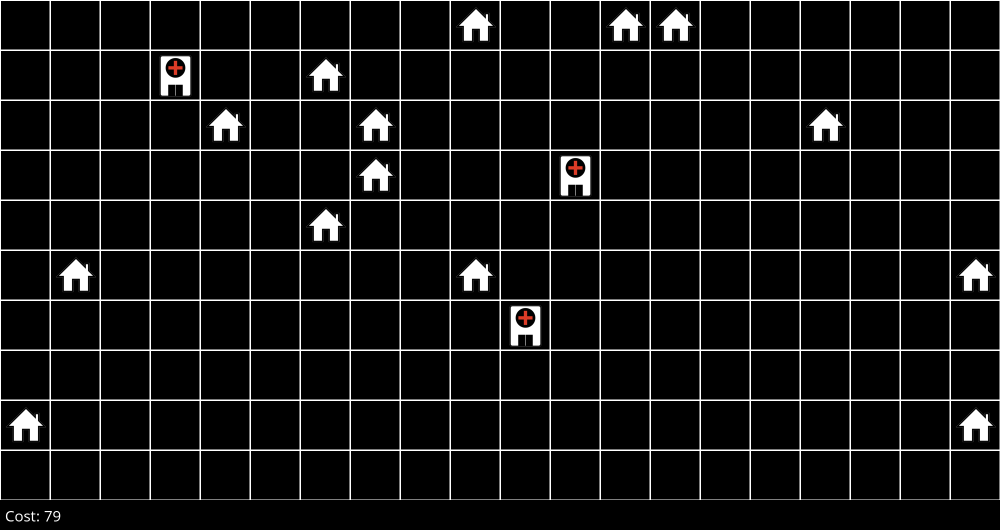
#> input picture lecture3-optimization/code/hospitals/hospitals000.png, 2000 x 1060 px, given in place of House.png, which was not available (shown at 1/2 size)
$ python hospitals.py
#> lines starting #> are read from the running program, lines starting #| are printed output that depends on the picture
import random


class Space():

    def __init__(self, height, width, num_hospitals):
        """Create a new state space with given dimensions."""
        self.height = height
        self.width = width
        self.num_hospitals = num_hospitals
        self.houses = set()
        self.hospitals = set()

    def add_house(self, row, col):
        """Add a house at a particular location in state space."""
        self.houses.add((row, col))

    def available_spaces(self):
        """Returns all cells not currently used by a house or hospital."""

        # Consider all possible cells
        candidates = set(
            (row, col)
            for row in range(self.height)
            for col in range(self.width)
        )

        # Remove all houses and hospitals
        for house in self.houses:
            candidates.remove(house)
        for hospital in self.hospitals:
            candidates.remove(hospital)
        return candidates

    def hill_climb(self, maximum=None, image_prefix=None, log=False):
        """Performs hill-climbing to find a solution."""
        count = 0

        # Start by initializing hospitals randomly
        self.hospitals = set()
        for i in range(self.num_hospitals):
            self.hospitals.add(random.choice(list(self.available_spaces())))
        if log:
            print("Initial state: cost", self.get_cost(self.hospitals))
        if image_prefix:
            self.output_image(f"{image_prefix}{str(count).zfill(3)}.png")

        # Continue until we reach maximum number of iterations
        while maximum is None or count < maximum:
            count += 1
            best_neighbors = []
            best_neighbor_cost = None

            # Consider all hospitals to move
            for hospital in self.hospitals:

                # Consider all neighbors for that hospital
                for replacement in self.get_neighbors(*hospital):

                    # Generate a neighboring set of hospitals
                    neighbor = self.hospitals.copy()
                    neighbor.remove(hospital)
                    neighbor.add(replacement)

                    # Check if neighbor is best so far
                    cost = self.get_cost(neighbor)
                    if best_neighbor_cost is None or cost < best_neighbor_cost:
                        best_neighbor_cost = cost
                        best_neighbors = [neighbor]
                    elif best_neighbor_cost == cost:
                        best_neighbors.append(neighbor)

            # None of the neighbors are better than the current state
            if best_neighbor_cost >= self.get_cost(self.hospitals):
                return self.hospitals

            # Move to a highest-valued neighbor
            else:
                if log:
                    print(f"Found better neighbor: cost {best_neighbor_cost}")
                self.hospitals = random.choice(best_neighbors)

            # Generate image
            if image_prefix:
                self.output_image(f"{image_prefix}{str(count).zfill(3)}.png")

    def random_restart(self, maximum, image_prefix=None, log=False):
        """Repeats hill-climbing multiple times."""
        best_hospitals = None
        best_cost = None

        # Repeat hill-climbing a fixed number of times
        for i in range(maximum):
            hospitals = self.hill_climb()
            cost = self.get_cost(hospitals)
            if best_cost is None or cost < best_cost:
                best_cost = cost
                best_hospitals = hospitals
                if log:
                    print(f"{i}: Found new best state: cost {cost}")
            else:
                if log:
                    print(f"{i}: Found state: cost {cost}")

            if image_prefix:
                self.output_image(f"{image_prefix}{str(i).zfill(3)}.png")

        return best_hospitals

    def get_cost(self, hospitals):
        """Calculates sum of distances from houses to nearest hospital."""
        cost = 0
        for house in self.houses:
            cost += min(
                abs(house[0] - hospital[0]) + abs(house[1] - hospital[1])
                for hospital in hospitals
            )
        return cost

    def get_neighbors(self, row, col):
        """Returns neighbors not already containing a house or hospital."""
        candidates = [
            (row - 1, col),
            (row + 1, col),
            (row, col - 1),
            (row, col + 1)
        ]
        neighbors = []
        for r, c in candidates:
            if (r, c) in self.houses or (r, c) in self.hospitals:
                continue
            if 0 <= r < self.height and 0 <= c < self.width:
                neighbors.append((r, c))
        return neighbors

    def output_image(self, filename):
        """Generates image with all houses and hospitals."""
        from PIL import Image, ImageDraw, ImageFont
        cell_size = 100
        cell_border = 2
        cost_size = 40
        padding = 10

        # Create a blank canvas
        img = Image.new(
            "RGBA",
            (self.width * cell_size,
             self.height * cell_size + cost_size + padding * 2),
            "white"
        )
        house = Image.open("assets/images/House.png").resize(
            (cell_size, cell_size)
        )
        hospital = Image.open("assets/images/Hospital.png").resize(
            (cell_size, cell_size)
        )
        font = ImageFont.truetype("assets/fonts/OpenSans-Regular.ttf", 30)
        draw = ImageDraw.Draw(img)

        for i in range(self.height):
            for j in range(self.width):

                # Draw cell
                rect = [
                    (j * cell_size + cell_border,
                     i * cell_size + cell_border),
                    ((j + 1) * cell_size - cell_border,
                     (i + 1) * cell_size - cell_border)
                ]
                draw.rectangle(rect, fill="black")

                if (i, j) in self.houses:
                    img.paste(house, rect[0], house)
                if (i, j) in self.hospitals:
                    img.paste(hospital, rect[0], hospital)

        # Add cost
        draw.rectangle(
            (0, self.height * cell_size, self.width * cell_size,
             self.height * cell_size + cost_size + padding * 2),
            "black"
        )
        draw.text(
            (padding, self.height * cell_size + padding),
            f"Cost: {self.get_cost(self.hospitals)}",
            fill="white",
            font=font
        )

        img.save(filename)


# Create a new space and add houses randomly
s = Space(height=10, width=20, num_hospitals=3)
for i in range(15):
    s.add_house(random.randrange(s.height), random.randrange(s.width))

# Use local search to determine hospital placement
hospitals = s.hill_climb(image_prefix="hospitals", log=True)
#> in output_image, `img = Image.new( "RGBA", (self.width * cell_size, self.height * cell_s..`: img: PIL image 2000x1060 RGBA; every value is 255
#> in output_image, `house = Image.open("assets/images/House.png").resize( (cell_size, cell..`:
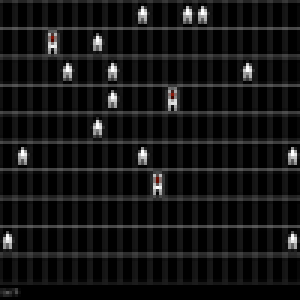
#> house: PIL image 100x100 RGBA (shown 3 times larger); mean R, G, B, A 20, 20, 19.9, 254.9; transparent parts drawn white
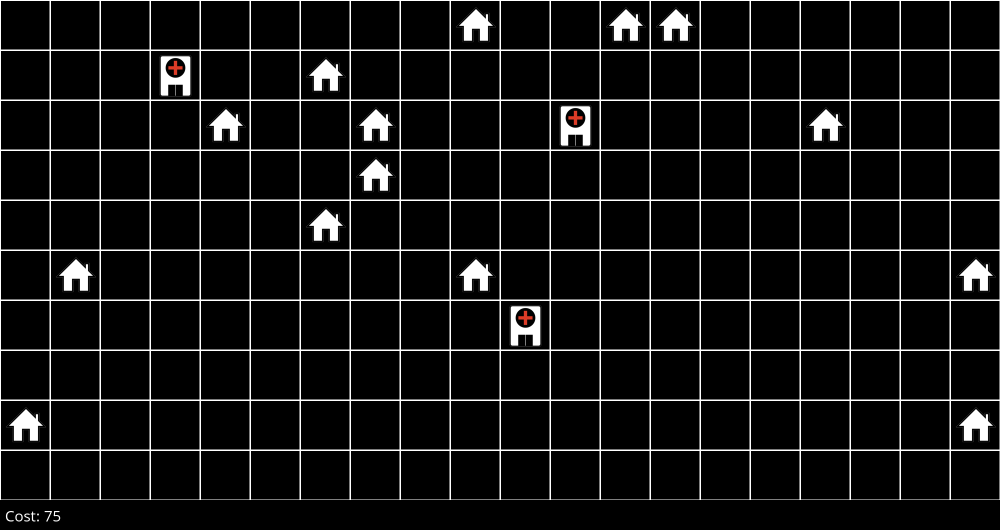
#> input picture lecture3-optimization/code/hospitals/hospitals001.png, 2000 x 1060 px, given in place of Hospital.png, which was not available (shown at 1/2 size)
#> after the loop in output_image, `for i in range(self.height):`:
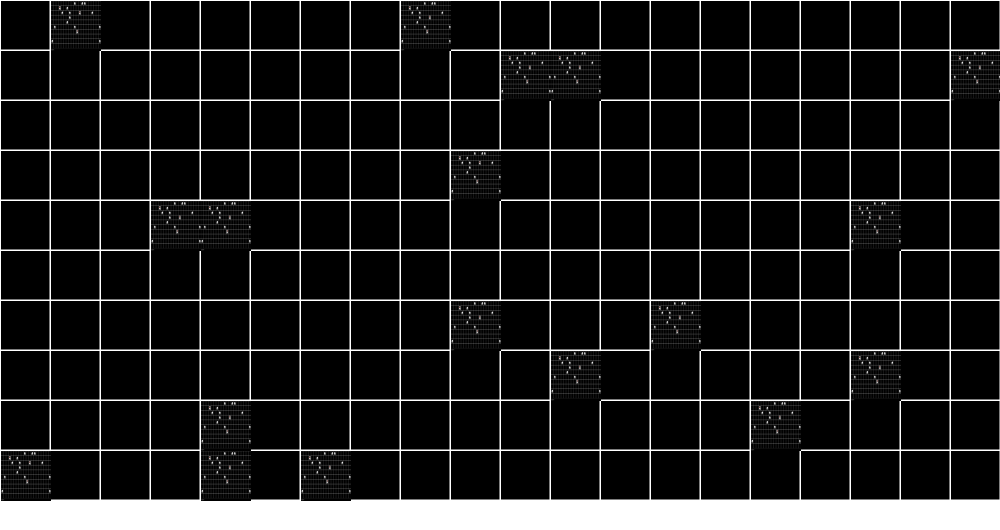
#> img: PIL image 2000x1060 RGBA (shown at 1/2 size); mean R, G, B, A 29.1, 29.1, 29.1, 255; transparent parts drawn white
#> in output_image, `img.save(filename)`:
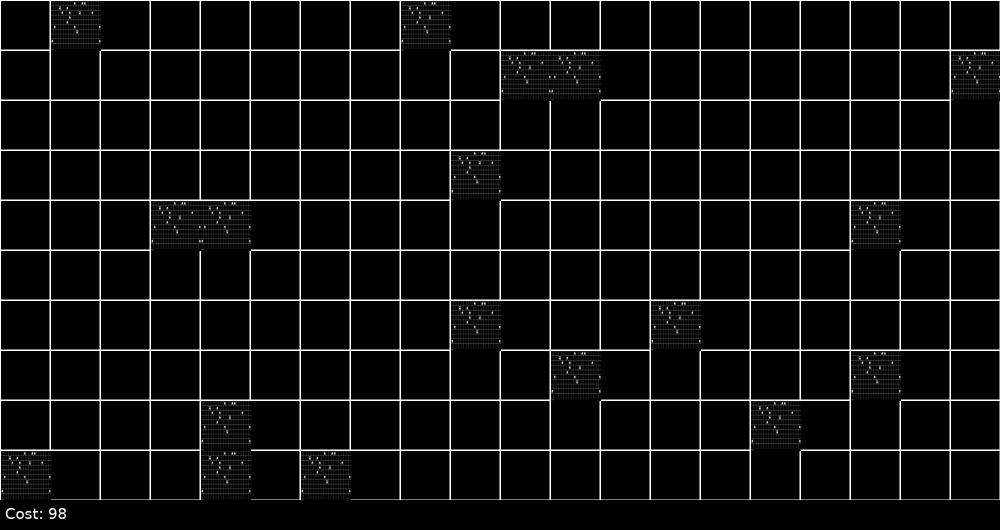
#> saved as hospitals000.png: PIL image 2000x1060 RGBA (shown at 1/2 size); mean R, G, B, A 14.8, 14.8, 14.8, 255; transparent parts drawn white
#> the loop in hill_climb, `for hospital in self.hospitals:` made 3 passes
#> hospital on passes 1 to 3: (0, 1), (9, 0), (3, 9)
#> after the loop in hill_climb, `for hospital in self.hospitals:`: best_neighbor_cost = 93; best_neighbors = 1 item
#| Found better neighbor: cost 93
#> in hill_climb, `self.hospitals = random.choice(best_neighbors)`: self.hospitals = 3 items
#> call 2 of output_image, with filename = 'hospitals001.png'
#> in output_image (call 2), `house = Image.open("assets/images/House.png").resize( (cell_size, cell..`:
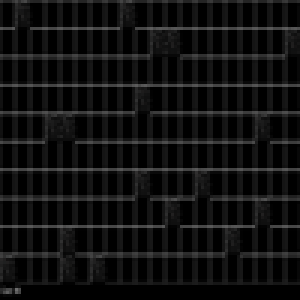
#> house: PIL image 100x100 RGBA (shown 3 times larger); mean R, G, B, A 15.6, 15.6, 15.6, 255; transparent parts drawn white
#> in output_image (call 2), `img.save(filename)`:
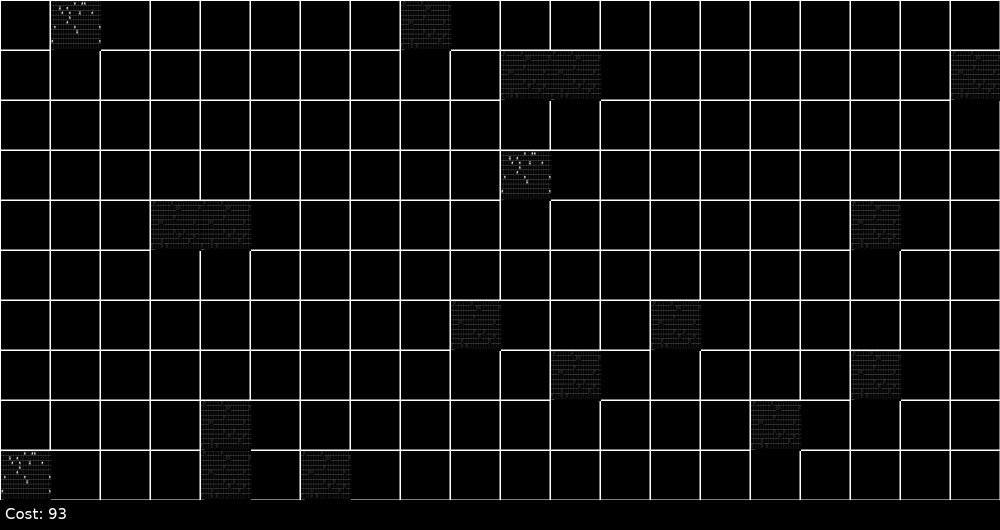
#> saved as hospitals001.png: PIL image 2000x1060 RGBA (shown at 1/2 size); mean R, G, B, A 14.5, 14.5, 14.5, 255; transparent parts drawn white
#> hospitals = 3 items
